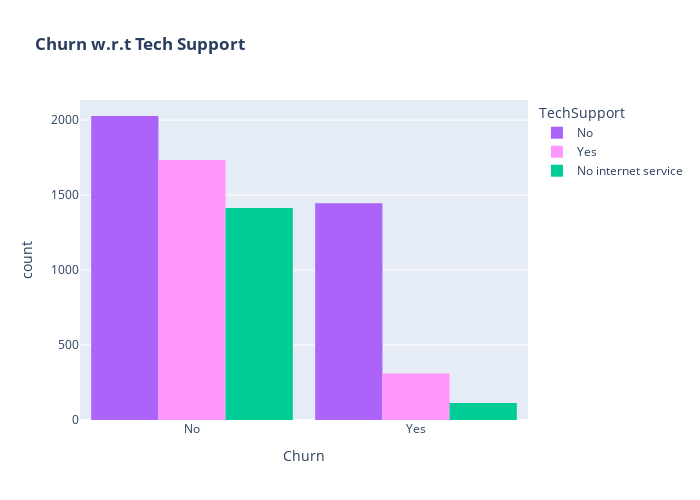

Notebook code for this chart:
### Markdown cell above
In the instance of lack of online security, more customers are likely to churn.

### Code cell
color_map = {"Yes": "#FF97FF", "No": "#AB63FA"}
fig = px.histogram(df, x="Churn", color="TechSupport", barmode="group", title="<b>Churn w.r.t Tech Support</b>", color_discrete_map=color_map)
fig.update_layout(width=700, height=500, bargap=0.1)
fig.show()

### Figure 1 — Plotly figure (JSON) as saved in the notebook; plotly's stock layout.template omitted (floating-point values rounded to 4 significant figures; data arrays with more than 128 entries replaced by an {"elided": "..."} marker saying what was removed)
{"data": [{"alignmentgroup": "True", "bingroup": "x", "hovertemplate": "TechSupport=No<br>Churn=%{x}<br>count=%{y}<extra></extra>", "legendgroup": "No", "marker": {"color": "#AB63FA", "pattern": {"shape": ""}}, "name": "No", "offsetgroup": "No", "orientation": "v", "showlegend": true, "type": "histogram", "x": {"elided": "3473 str values"}, "xaxis": "x", "yaxis": "y"}, {"alignmentgroup": "True", "bingroup": "x", "hovertemplate": "TechSupport=Yes<br>Churn=%{x}<br>count=%{y}<extra></extra>", "legendgroup": "Yes", "marker": {"color": "#FF97FF", "pattern": {"shape": ""}}, "name": "Yes", "offsetgroup": "Yes", "orientation": "v", "showlegend": true, "type": "histogram", "x": {"elided": "2044 str values"}, "xaxis": "x", "yaxis": "y"}, {"alignmentgroup": "True", "bingroup": "x", "hovertemplate": "TechSupport=No internet service<br>Churn=%{x}<br>count=%{y}<extra></extra>", "legendgroup": "No internet service", "marker": {"color": "#00cc96", "pattern": {"shape": ""}}, "name": "No internet service", "offsetgroup": "No internet service", "orientation": "v", "showlegend": true, "type": "histogram", "x": {"elided": "1526 str values"}, "xaxis": "x", "yaxis": "y"}], "layout": {"bargap": 0.1, "barmode": "group", "height": 500, "legend": {"title": {"text": "TechSupport"}, "tracegroupgap": 0}, "title": {"text": "<b>Churn w.r.t Tech Support</b>"}, "width": 700, "xaxis": {"anchor": "y", "domain": [0, 1], "title": {"text": "Churn"}}, "yaxis": {"anchor": "x", "domain": [0, 1], "title": {"text": "count"}}}}
